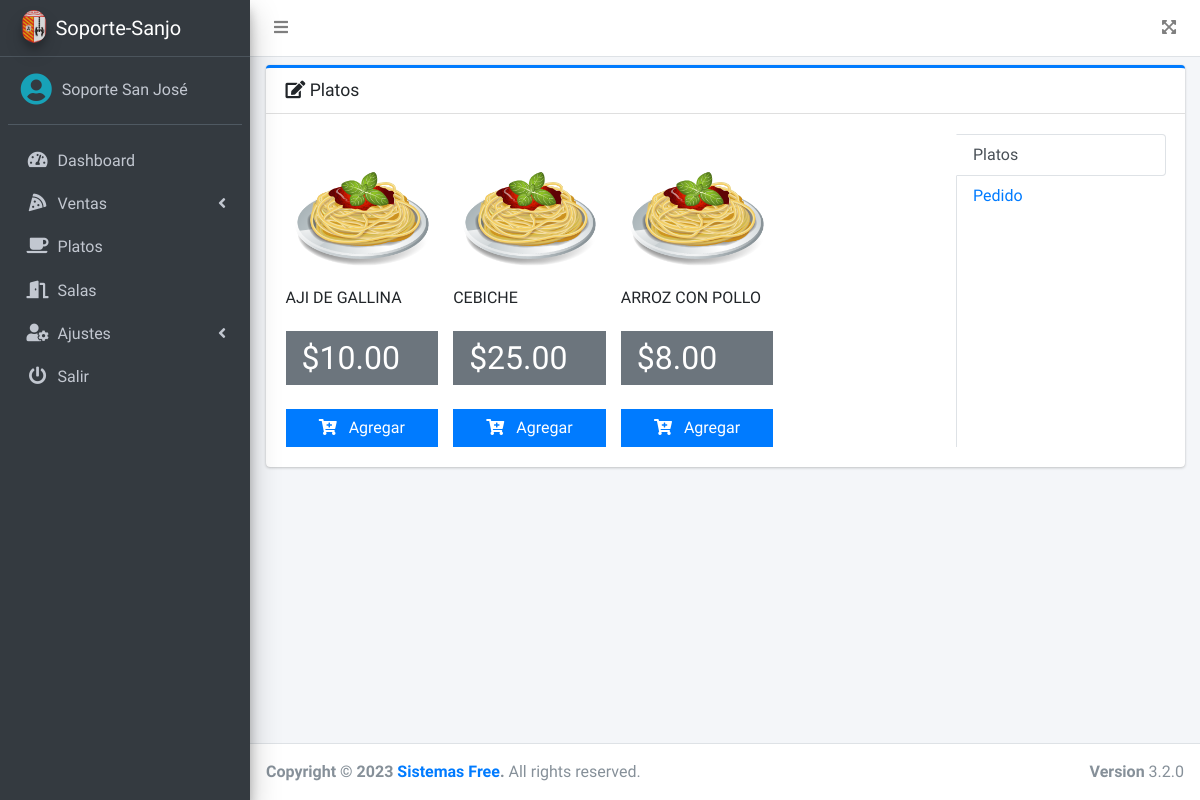
Screenshot of /pedido.php (signed in) with the database file from the repository.
### tables this page shows
CREATE TABLE `platos` (
  `id` int(11) NOT NULL,
  `nombre` varchar(200) NOT NULL,
  `precio` decimal(10,2) NOT NULL,
  `imagen` varchar(100) DEFAULT NULL,
  `fecha` timestamp NULL DEFAULT NULL,
  `estado` int(11) NOT NULL DEFAULT 1
);

### src/pedido.php (the view, shortened to what this page needs)
<?php
if ($_SESSION['rol'] == 1 || $_SESSION['rol'] == 3) {
    include_once "includes/header.php";
?>
    <div class="card card-primary card-outline">
        <div class="card-header">
            <h3 class="card-title">
                <i class="fas fa-edit"></i>
                Platos
            </h3>
        </div>
        <div class="card-body">
            <div class="row">
                <div class="col-7 col-sm-9">
                    <div class="tab-content" id="vert-tabs-right-tabContent">
                        <div class="tab-pane fade show active" id="vert-tabs-right-home" role="tabpanel" aria-labelledby="vert-tabs-right-home-tab">
                            <div class="row">
                                <?php
                                include "../conexion.php";
                                $query = mysqli_query($conexion, "SELECT * FROM platos WHERE estado = 1");
                                $result = mysqli_num_rows($query);
                                if ($result > 0) {
                                    while ($data = mysqli_fetch_assoc($query)) { ?>
                                        <div class="col-md-3">
                                            <div class="col-12">
                                                <img src="<?php echo ($data['imagen'] == null) ? '../assets/img/default.png' : $data['imagen']; ?>" class="product-image" alt="Product Image">
                                            </div>
                                            <h6 class="my-3"><?php echo $data['nombre']; ?></h6>
                                            <div class="bg-gray py-2 px-3 mt-4">
                                                <h2 class="mb-0">
                                                    $<?php echo $data['precio']; ?>
                                                </h2>
                                            </div>
                                            <div class="mt-4">
                                                <a class="btn btn-primary btn-block btn-flat addDetalle" href="#" data-id="<?php echo $data['id']; ?>">
                                                    <i class="fas fa-cart-plus mr-2"></i>
                                                    Agregar
                                                </a>
                                            </div>
                                        </div>
                                <?php }
                                } ?>
                            </div>
                        </div>
                    </div>
                </div>
                <div class="col-5 col-sm-3">
                    <div class="nav flex-column nav-tabs nav-tabs-right h-100" id="vert-tabs-right-tab" role="tablist" aria-orientation="vertical">
                        <a class="nav-link active" id="vert-tabs-right-home-tab" data-toggle="pill" href="#vert-tabs-right-home" role="tab" aria-controls="vert-tabs-right-home" aria-selected="true">Platos</a>
                        <a class="nav-link" id="pedido-tab" data-toggle="pill" href="#pedido" role="tab" aria-controls="pedido" aria-selected="false">Pedido</a>
                    </div>
                </div>
            </div>
        </div>
    </div>
<?php include_once "includes/footer.php";
} else {
    header('Location: permisos.php');
}
?>

### rows the page displays
platos: nombre "AJI DE GALLINA", precio "10.00"
platos: nombre "CEBICHE", precio "25.00"
platos: nombre "ARROZ CON POLLO", precio "8.00"

### other values shown
$_SESSION['nombre'] "Soporte San José"
